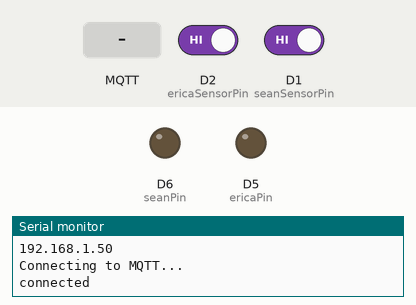
Simulated run of this sketch. Board: ESP8266 (NodeMCU). Parts: output pins drawn as LEDs (lit = HIGH), the last lines printed to the serial monitor. Inputs (shaded band) come from the test bench; at power-on: D2 (ericaSensorPin) HIGH, D1 (seanSensorPin) HIGH. WiFi joins after 1.5 s; servers stay silent unless stated; no MQTT or app messages arrive unless stated.

Above: at 3.3 s.
3.4 s: MQTT message "OpenAll" arrives on the first subscribed topic
At 3.8 s:
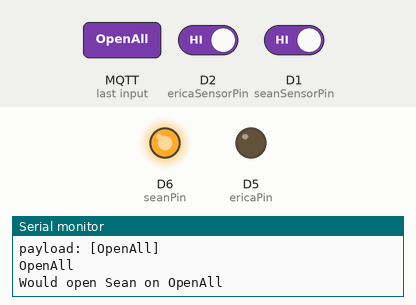
8.4 s: MQTT message "Erica" arrives on the first subscribed topic
At 8.59 s:
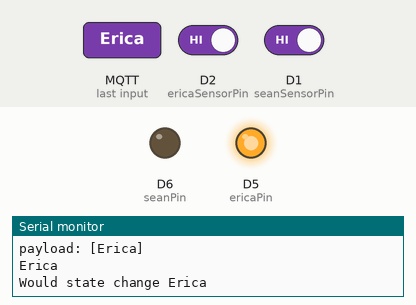
Timing chart, 0 to 11.4 s (numbered marks = the images above; inputs shaded):
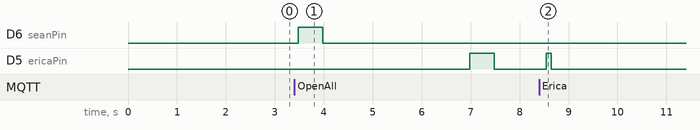

The sketch:

NodeMCU-MQTT-GarageDoor.ino
```cpp
#include "ESP8266WiFi.h"
#include "PubSubClient.h"
#include "ESP8266HTTPClient.h"
#include "secrets.h"

//Version, File, and HostName Info
float firmVersion = 1.0;
String fileLocation = "/src/1_commit/NodeMCU-MQTT-GarageDoor";
String hostName = "GarageController";

//WIFI and MQTT Info
const char* ssid = secret_ssid;
const char* password = secret_password;
const char* mqttServer = secret_mqttServer;
const int mqttPort = secret_mqttPort;
const char* mqttUser = secret_mqttUser;
const char* mqttPassword = secret_mqttPassword;

int seanSensorPin = D1;
int ericaSensorPin = D2;
int seanPin = D6;
int ericaPin = D5;
int seanDoorState = 0;
int ericaDoorState = 0;

//Declarey Needed Intervals
//One Day in Milis
const unsigned long rebootInterval = 86400000;
//Debug 5 minute Milis
//const unsigned long rebootInterval = 300000;
//30 seconds in Milis
const unsigned long updateInterval = 30000;
//5 second Millis
const unsigned long wifiUpdateInterval = 5000;

//Instantiate Timers
unsigned long previousTimeReboot = 0;
unsigned long previousTimeUpdate = 0;
unsigned long previousTimeWifiUpdate = 0;


WiFiClient espClient;
PubSubClient client(espClient);

void setup() {
  // put your setup code here, to run once:
  Serial.begin(9600);

  //Version tracking info
  Serial.print("Currently running version: ");
  Serial.println(firmVersion);

  Serial.print("located at: ");
  Serial.println(fileLocation);

  Serial.print("Hostname is: ");
  Serial.println(hostName);

  static const uint8_t D0   = 16;
  static const uint8_t D1   = 5;
  static const uint8_t D2   = 4;
  static const uint8_t D3   = 0;
  static const uint8_t D4   = 2;
  static const uint8_t D5   = 14;
  static const uint8_t D6   = 12;
  static const uint8_t D7   = 13;
  static const uint8_t D8   = 15;
  static const uint8_t D9   = 3;
  static const uint8_t D10  = 1;
  pinMode(seanSensorPin, INPUT_PULLUP);
  pinMode(ericaSensorPin, INPUT_PULLUP);

  digitalWrite(seanPin, LOW);
  digitalWrite(ericaPin, LOW);

  pinMode(seanPin, OUTPUT);
  pinMode(ericaPin, OUTPUT);


  // Connect to Wi-Fi
  WiFi.mode(WIFI_STA);
  WiFi.hostname(hostName.c_str());
  WiFi.begin(ssid, password);
  while (WiFi.status() != WL_CONNECTED) {
    delay(1000);
    Serial.println("Connecting to WiFi..");
  }

  // Print ESP8266 Local IP Address
  Serial.println(WiFi.localIP());
  WiFi.setAutoReconnect(true);
  WiFi.persistent(true);

  client.setServer(mqttServer, mqttPort);
  client.setCallback(callback);

  while (!client.connected()) {
    Serial.println("Connecting to MQTT...");

    if (client.connect("GarageController", mqttUser, mqttPassword )) {

      Serial.println("connected");

    } else {

      Serial.print("failed with state ");
      Serial.print(client.state());
      delay(2000);

    }
  }
  client.subscribe("doors/garage");
}


void loop() {
  // put your main code here, to run repeatedly:
  unsigned long currentTime = millis();
  seanDoorState = digitalRead(seanSensorPin);
  ericaDoorState = digitalRead(ericaSensorPin);
  //debug delay
  //delay(1000);

  //Reboot every 24 Hours
  if (currentTime - previousTimeReboot >= rebootInterval) {
    /* Event code */
    Serial.println("It has been One Day, rebooting");
    ESP.restart();

    /* Update the timing for the next time around */
    previousTimeReboot = currentTime;
  }
  //Check wifi state every 5 seconds
  if (currentTime - previousTimeWifiUpdate >= wifiUpdateInterval) {
    /* Event code */
    Serial.println("5 Seconds have elapsed, checking WIFI State");
    if (WiFi.status() != WL_CONNECTED) {
      Serial.println("Reconnecting to WiFi...");
      ESP.restart();
    }
    /* Update the timing for the next time around */
    previousTimeWifiUpdate = currentTime;
  }
  if (currentTime - previousTimeUpdate >= updateInterval) {
    /* Event code */
    Serial.println("It has been thirty seconds, Publishing state to MQTT");
    if (seanDoorState == 1) {
      Serial.println("Sean Door is Closed");
      client.publish("doors/garage/Sean", "Closed");
    } else {
      Serial.println("Sean Door is Open");
      client.publish("doors/garage/Sean", "Open");
    }
    //debug delay
    // delay(1000);
    if (ericaDoorState == 1) {
      Serial.println("Erica Door is Closed");
      client.publish("doors/garage/Erica", "Closed");
    } else {
      Serial.println("Erica Door is Open");
      client.publish("doors/garage/Erica", "Open");
    }
    previousTimeUpdate = currentTime;
  }
  //MQTT Call for HouseKeeping
  client.loop();
  //Sleep to let the ESP SDK do whatever the fuck it needs to.
  delay(100);
}

void callback(char* topic, byte* payload, unsigned int length) {

  Serial.print("Message arrived in topic: ");
  Serial.println(topic);

  Serial.print("Message:");
  //  for (int i = 0; i < length; i++) {
  //    Serial.print((char)payload[i]);
  //  }

  Serial.println();
  Serial.println("-----------------------");
  //Formatting with a null at length for ...reasons?

  payload[length] = '\0';
  String recv_payload = String(( char *) payload);

  Serial.print("payload: [");
  Serial.print((char *)payload);
  Serial.println("]");
  Serial.println(recv_payload);


  //CloseAll states
  if (recv_payload == "CloseAll") {

    if (seanDoorState == 0) {
      Serial.println ("Would close Sean on CloseAll");
      digitalWrite(seanPin, HIGH);
      delay(500);
      digitalWrite(seanPin, LOW);
      delay(3000);
    }

    if (ericaDoorState == 0) {
      Serial.println ("Would close Erica on CloseAll");
      digitalWrite(ericaPin, HIGH);
      delay(500);
      digitalWrite(ericaPin, LOW);
    }
  }
  //OpenAll States
  if (recv_payload == "OpenAll") {

    if (seanDoorState == 1) {
      Serial.println ("Would open Sean on OpenAll");
      digitalWrite(seanPin, HIGH);
      delay(500);
      digitalWrite(seanPin, LOW);
      delay(3000);
    }

    if (ericaDoorState == 1) {
      Serial.println ("Would open Erica on OpenAll");
      digitalWrite(ericaPin, HIGH);
      delay(500);
      digitalWrite(ericaPin, LOW);
    }
  }

  //Change Erica Door State Arbitrarily
  if (recv_payload == "Erica") {
    Serial.println ("Would state change Erica");
    digitalWrite(ericaPin, HIGH);
    delay(100);
    digitalWrite(ericaPin, LOW);
  }
  //Change Sean Door State Arbitrarily
  if (recv_payload == "Sean") {
    Serial.println ("Would state change Sean");
    digitalWrite(seanPin, HIGH);
    delay(100);
    digitalWrite(seanPin, LOW);
  }
  //Fancier States
  //Open on request open if closed
  if ((recv_payload == "EricaOpen") && (ericaDoorState == 1)) {
    Serial.println ("Open Erica");
    digitalWrite(ericaPin, HIGH);
    delay(100);
    digitalWrite(ericaPin, LOW);
  }
  //Open on request open if closed
  if ((recv_payload == "SeanOpen") && (seanDoorState == 1)) {
    Serial.println ("Open Sean");
    digitalWrite(seanPin, HIGH);
    delay(100);
    digitalWrite(seanPin, LOW);
  }
  //Close on request close if Open
  if ((recv_payload == "EricaClose") && (ericaDoorState == 0)) {
    Serial.println ("Close Erica");
    digitalWrite(ericaPin, HIGH);
    delay(100);
    digitalWrite(ericaPin, LOW);
  }
  //Close on request close if Open
  if ((recv_payload == "SeanClose") && (seanDoorState == 0)) {
    Serial.println ("Close Sean");
    digitalWrite(seanPin, HIGH);
    delay(100);
    digitalWrite(seanPin, LOW);
  }
}
```

secrets_example.h
```cpp
#define secret_ssid "Wireless SSID";
#define secret_password "Wireless Password";
#define secret_mqttServer "mqtt server FQDN/IP";
#define secret_mqttPort 1111;
#define secret_mqttUser "MQTTUser";
#define secret_mqttPassword "MQTTPassword";
```

Measured:
- after the input at 3.4 s, D6 (seanPin): LOW → HIGH after 0.08 s, → LOW 0.50 s later; D5 (ericaPin): LOW → HIGH after 3.6 s, → LOW 0.50 s later
- after the input at 8.4 s, D5 (ericaPin): LOW → HIGH after 0.15 s, → LOW 0.10 s later
